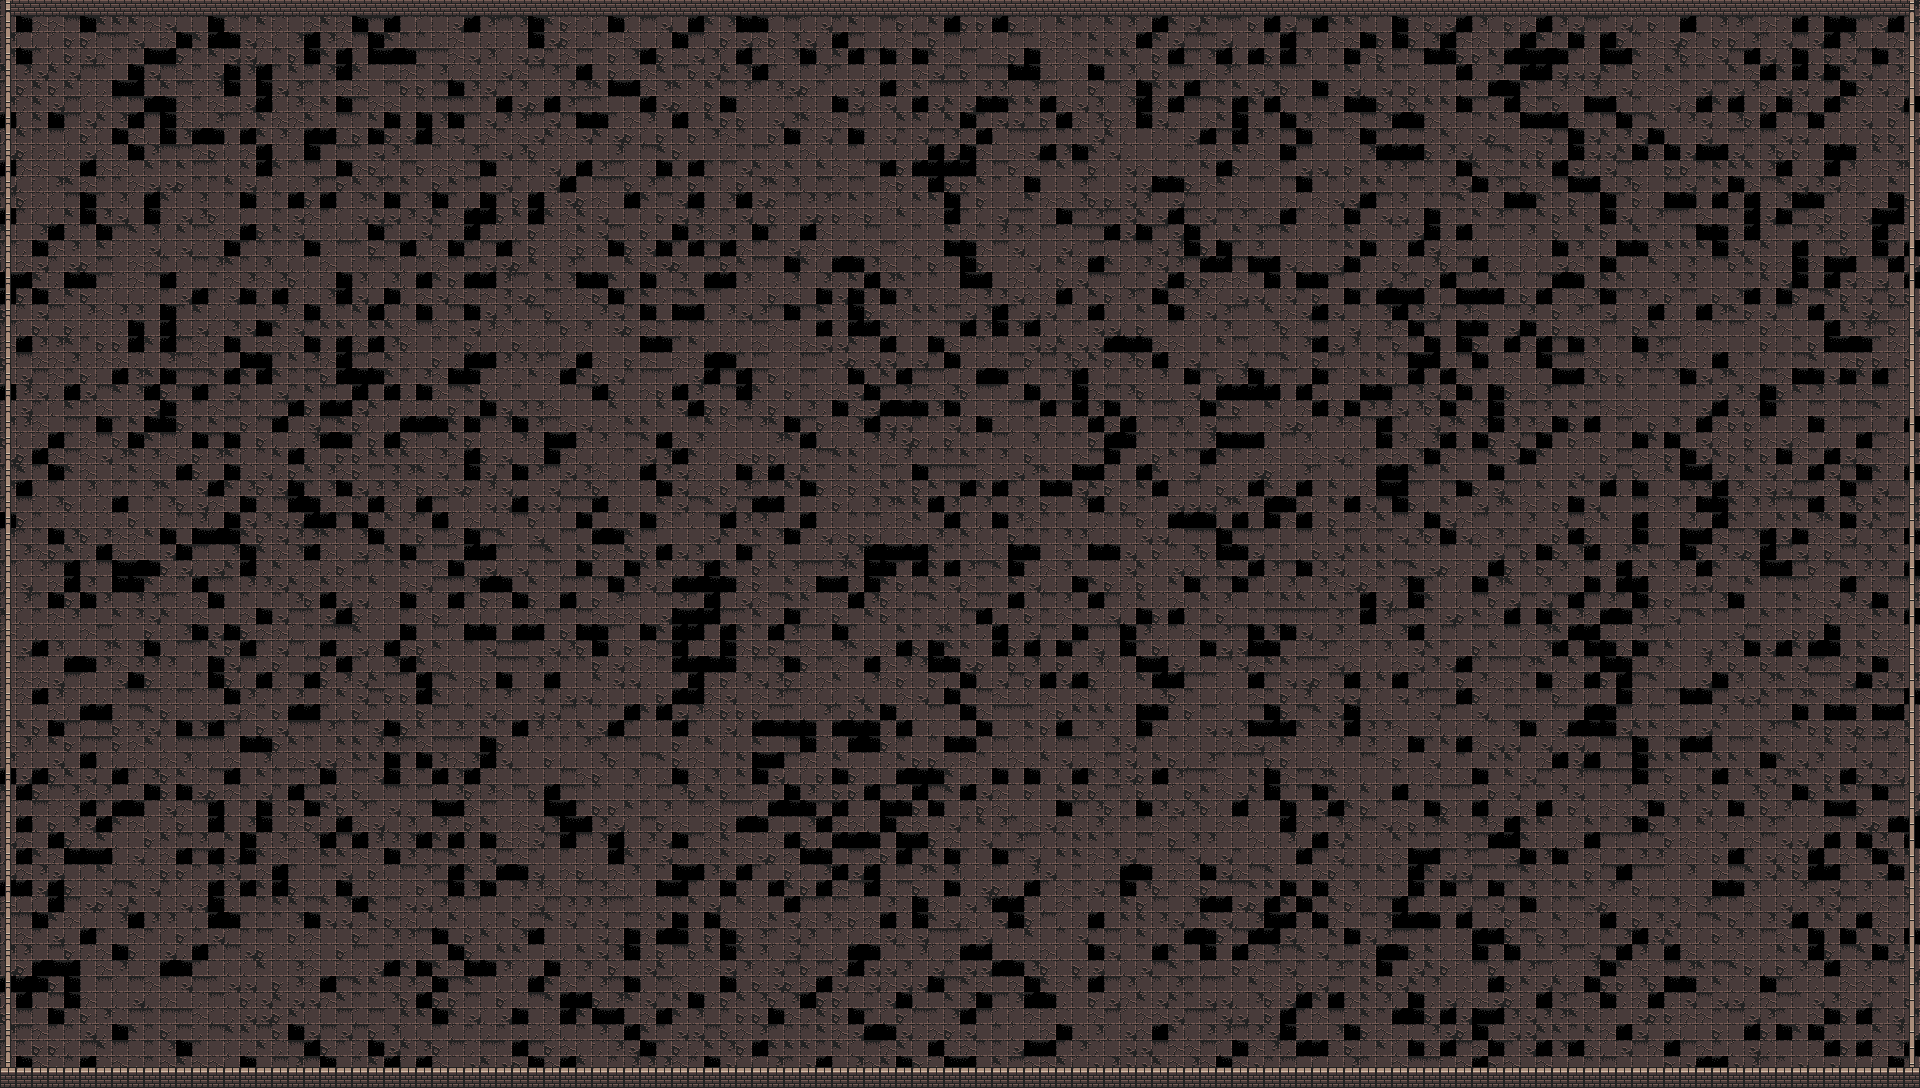

A 2D game scene composited from a Tiled map and its tileset images. What follows is a short description and the map's XML, with each tile layer's data collapsed to a summary:
An orthogonal 120x68 tile map with 16x16 px tiles, 2 tile layers (floor, walls), 2 tilesets.

<map version="1.10" tiledversion="1.11.2" orientation="orthogonal" renderorder="right-down" width="120" height="68" tilewidth="16" tileheight="16" infinite="0" nextlayerid="4" nextobjectid="1">
 <tileset firstgid="1" source="atlas_floor-16x16.tsx" />
 <tileset firstgid="50" source="atlas_walls_high-16x32.tsx" />
 <layer id="1" name="floor" width="120" height="68">
  <data>[8160 cells, 8160 non-empty, 12 distinct tile ids]</data>
 </layer>
 <layer id="2" name="walls" width="120" height="68">
  <data>[8160 cells, 372 non-empty, 6 distinct tile ids]</data>
 </layer>
</map>
